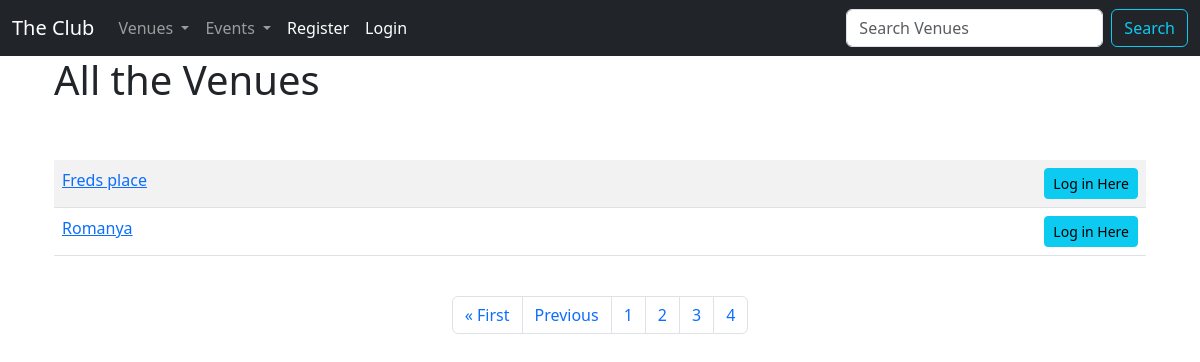
/list_venues?page=4, run on an earlier commit of the app's database.
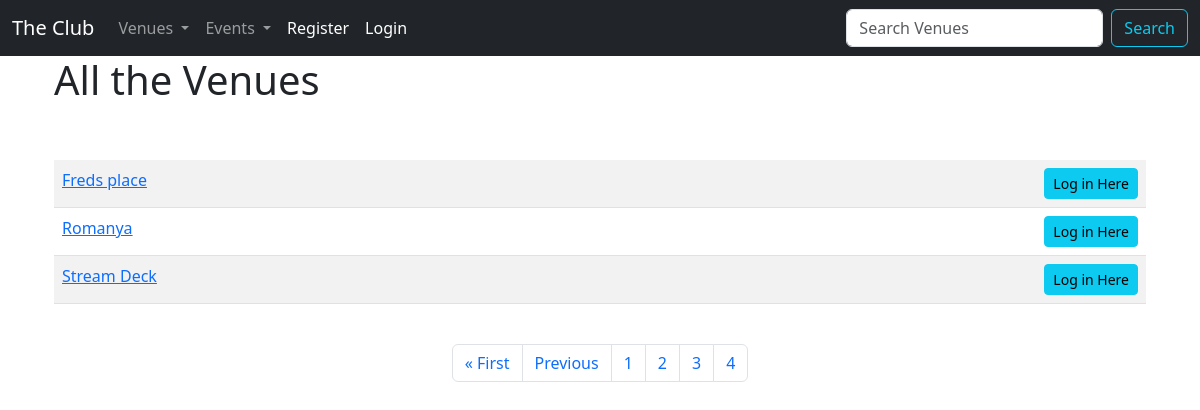
And on a later commit of the database.
### events/models.py (models this page shows)
class Venue(models.Model):
    name = models.CharField("Venue Name", max_length=120)
    address = models.CharField(max_length=300)
    zip_code = models.CharField("Zip Code", max_length=15)
    phone = models.CharField("Contact Phone", max_length=25, blank=True)
    web = models.URLField("Website Address", blank=True)
    email_address = models.EmailField("Email Address", blank=True)
    owner = models.IntegerField("Venue Owner", blank=False, default=1)
    venue_image = models.ImageField(null=True, blank=True, upload_to="images/")
    def __str__(self):
        return self.name

### events/views.py (the view)
# urls.py: path("list_venues", views.list_venues, name="list-venues"),
def list_venues(request):
    venue_list = Venue.objects.all()
    p = Paginator(Venue.objects.all(), 3)
    page = request.GET.get("page")
    venues = p.get_page(page)
    nums = "a" * venues.paginator.num_pages
    return render(
        request,
        "events/venues.html",
        {"venue_list": venue_list, "venues": venues, "nums": nums},
    )

### events/templates/events/venues.html (shortened to what this page needs)
{% extends 'events/base.html' %}
{% block content %}
<div class=container>
  <h1>All the Venues</h1><br>
<br/>
  <table class="table table-hover table-striped">
    {% for venue in venues %}
    <tr>
      <td> <a href="{% url 'show-venue' venue.id %}">{{ venue }}</a>
      </td>
      <td align="right">
{% if user.is_authenticated %}
        <a href="{% url 'update-venue' venue.id %}" class="btn btn-outline-info btn-sm">Update Venue</a>
      <td align="right"> <a href="{% url 'delete-venue' venue.id %}" class="btn btn-outline-danger btn-sm">Delete Venue</a>
{% else %}
<a class="btn btn-info btn-sm" href="{% url 'login' %}">Log in Here</a>
{% endif %}
      </td>
    </tr>
    {% endfor %}
  </table>
  <br/>
<nav aria-label="Page navigation example">
  <ul class="pagination justify-content-center">
  {% if venues.has_previous %}
  <li class="page-item"><a class="page-link" href="?page=1">&laquo First </a></li>
  <li class="page-item"><a class="page-link" href="?page={{ venues.previous_page_number }}"> Previous</a></li>
  {% endif %}
{% for i in nums %}
<li class="page-item"><a class="page-link" href="?page={{ forloop.counter }}">{{ forloop.counter }}</a></li>
{% endfor %}
  </ul>
</nav>
</div>
{% endblock %}

What changed in the data, as far as the page shows it:
added Venue: name "Stream Deck"
